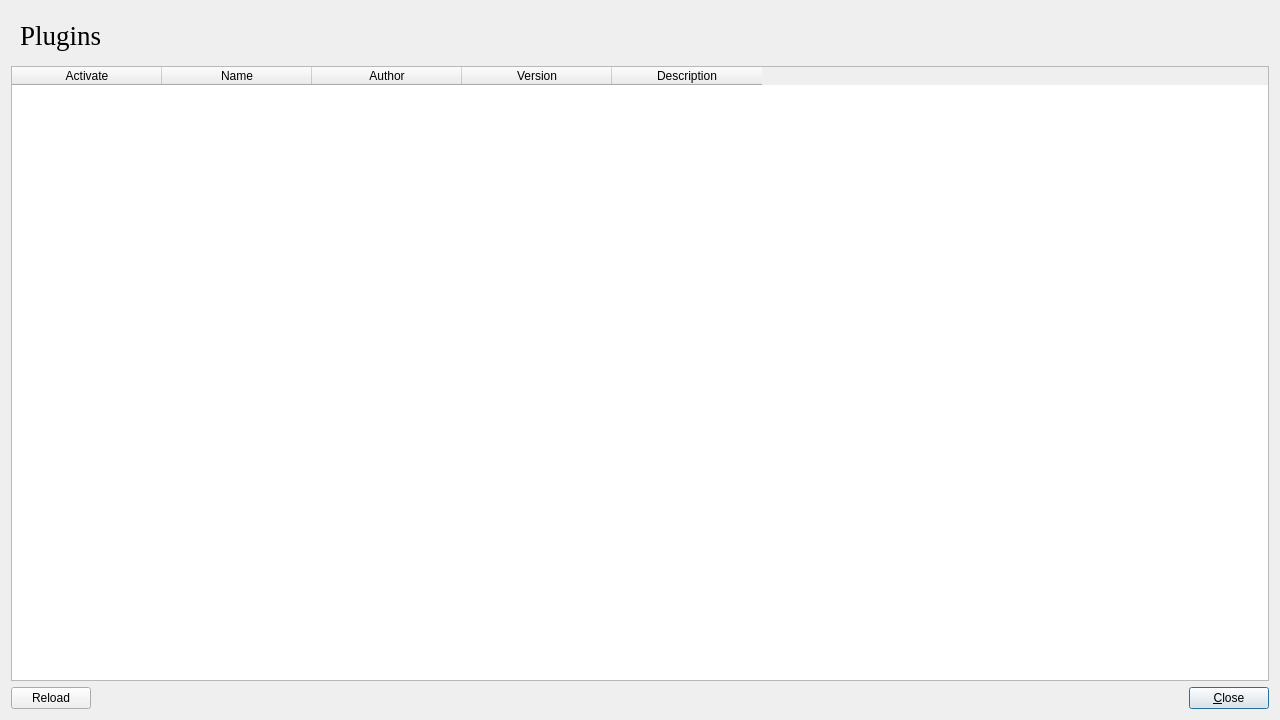
<?xml version="1.0" encoding="UTF-8"?>
<ui version="4.0">
 <class>Dialog</class>
 <widget class="QDialog" name="Dialog">
  <property name="geometry">
   <rect>
    <x>0</x>
    <y>0</y>
    <width>1280</width>
    <height>720</height>
   </rect>
  </property>
  <property name="windowTitle">
   <string>Plugins</string>
  </property>
  <layout class="QVBoxLayout" name="verticalLayout">
   <item>
    <widget class="QWidget" name="widget" native="true">
     <property name="maximumSize">
      <size>
       <width>16777215</width>
       <height>60</height>
      </size>
     </property>
     <layout class="QHBoxLayout" name="horizontalLayout">
      <item>
       <widget class="QLabel" name="label">
        <property name="font">
         <font>
          <family>Times New Roman</family>
          <pointsize>20</pointsize>
          <weight>50</weight>
          <italic>false</italic>
          <bold>false</bold>
         </font>
        </property>
        <property name="text">
         <string>Plugins</string>
        </property>
       </widget>
      </item>
     </layout>
    </widget>
   </item>
   <item>
    <widget class="QTableWidget" name="tableWidget">
     <property name="editTriggers">
      <set>QAbstractItemView::NoEditTriggers</set>
     </property>
     <property name="selectionMode">
      <enum>QAbstractItemView::NoSelection</enum>
     </property>
     <property name="selectionBehavior">
      <enum>QAbstractItemView::SelectItems</enum>
     </property>
     <attribute name="horizontalHeaderVisible">
      <bool>true</bool>
     </attribute>
     <attribute name="horizontalHeaderCascadingSectionResizes">
      <bool>false</bool>
     </attribute>
     <attribute name="horizontalHeaderDefaultSectionSize">
      <number>150</number>
     </attribute>
     <attribute name="verticalHeaderVisible">
      <bool>false</bool>
     </attribute>
     <attribute name="verticalHeaderCascadingSectionResizes">
      <bool>false</bool>
     </attribute>
     <attribute name="verticalHeaderDefaultSectionSize">
      <number>30</number>
     </attribute>
     <column>
      <property name="text">
       <string>Activate</string>
      </property>
     </column>
     <column>
      <property name="text">
       <string>Name</string>
      </property>
     </column>
     <column>
      <property name="text">
       <string>Author</string>
      </property>
     </column>
     <column>
      <property name="text">
       <string>Version</string>
      </property>
     </column>
     <column>
      <property name="text">
       <string>Description</string>
      </property>
     </column>
    </widget>
   </item>
   <item>
    <widget class="QWidget" name="widget_4" native="true">
     <property name="maximumSize">
      <size>
       <width>16777215</width>
       <height>30</height>
      </size>
     </property>
     <layout class="QHBoxLayout" name="horizontalLayout_3">
      <property name="leftMargin">
       <number>0</number>
      </property>
      <property name="topMargin">
       <number>0</number>
      </property>
      <property name="rightMargin">
       <number>0</number>
      </property>
      <property name="bottomMargin">
       <number>0</number>
      </property>
      <item>
       <widget class="QPushButton" name="pushButton_reload">
        <property name="focusPolicy">
         <enum>Qt::NoFocus</enum>
        </property>
        <property name="text">
         <string>Reload</string>
        </property>
       </widget>
      </item>
      <item>
       <spacer name="horizontalSpacer">
        <property name="orientation">
         <enum>Qt::Horizontal</enum>
        </property>
        <property name="sizeHint" stdset="0">
         <size>
          <width>1087</width>
          <height>20</height>
         </size>
        </property>
       </spacer>
      </item>
      <item>
       <widget class="QPushButton" name="pushButton_close">
        <property name="text">
         <string>&amp;Close</string>
        </property>
       </widget>
      </item>
     </layout>
    </widget>
   </item>
  </layout>
 </widget>
 <resources/>
 <connections/>
</ui>
